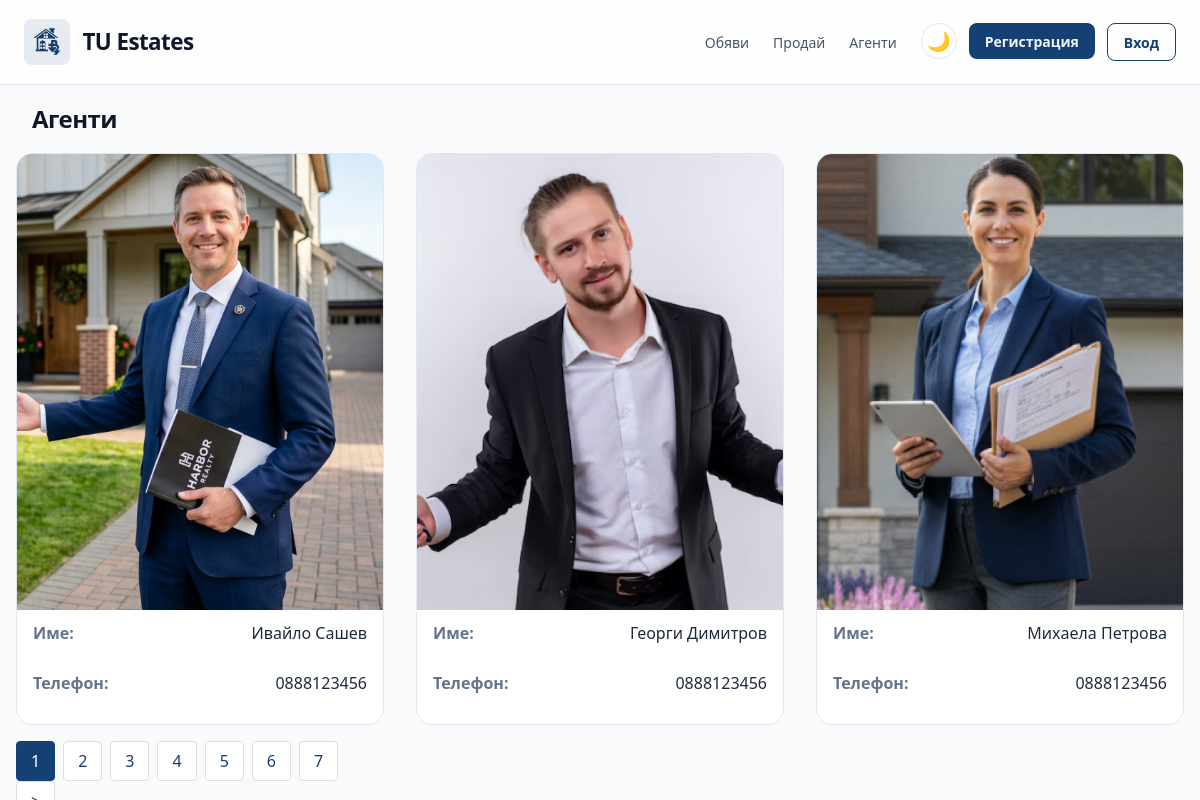
Page /index.php?action=agents on the committed database.
### tables this page shows
CREATE TABLE
    IF NOT EXISTS users (
        id INT AUTO_INCREMENT PRIMARY KEY,
        username VARCHAR(255) NOT NULL,
        email VARCHAR(255) NOT NULL UNIQUE,
        phone VARCHAR(50) NULL,
        image VARCHAR(255) NULL,
        description TEXT NULL,
        password VARCHAR(255) NOT NULL,
        user_type_id INT NOT NULL,
        FOREIGN KEY (user_type_id) REFERENCES user_types (id)
    );

### src/controllers/UserController.php (called while the page is built, shortened)
<?php
class UserController
{
    public static function getAllAgents(): array
    {
        $pdo = Database::getInstance();
        $agents = [];
        try {
            $stmt = $pdo -> query("
            SELECT id, username, email, password, user_type_id, phone, image, description
            FROM users
            Where user_type_id = 2
            ");
            while ($row = $stmt -> fetch(PDO::FETCH_ASSOC)) {
                $agents[] = new User(
                    $row['id'],
                    $row['username'],
                    $row['email'],
                    $row['password'],
                    $row['user_type_id'],
                    $row['phone'] ?? null,
                    $row['image'] ?? null,
                    $row['description'] ?? null
                );
            }
        } catch (PDOException $e) {
            die('Error fetching agents: '. $e->getMessage());
        }
        return $agents;
    }
}

### src/models/User.php (called while the page is built, shortened)
<?php
class User
{
    private int $id;
    private string $username;
    private ?string $phone;
    private ?string $image;
    public function __construct(  int $id,
        string $username,
        string $email,
        string $password,
        int $userType,
        ?string $phone = null,
        ?string $image = null,
        ?string $description = null)
    {
        $this->id = $id;
        $this->username = $username;
        $this->phone = $phone;
        $this->image = $image;
    }
    public function getId(): int
    {
        return $this->id;
    }
    public function getUsername(): string
    {
        return $this->username;
    }
     public function getPhone(): string
    {
        return $this->phone;
    }
    public function getImage(): string
    {
        return $this->image;
    }
}

### src/controllers/EstateController.php (called while the page is built, shortened)
<?php
class EstateController
{
    public static function getAllEstates(): array
    {
        $db = Database::getInstance();
        $query = "
            SELECT
                e.id,
                c.city_name_bg AS city_name,
                n.neighborhood_name_bg AS neighborhood_name,
                e.estate_address,
                et.type_name AS estate_type,
                e.rooms, e.area, e.floor,
                e.exposure_type,
                e.description,
                lt.type_name AS listing_type,
                e.price,
                u.username AS owner_name,
                e.creation_date,
                e.expiration_date,
                s.status_name,(
            SELECT ei.image_path
            FROM estate_images ei
            WHERE ei.estate_id = e.id
            AND ei.is_primary = 1
            LIMIT 1
        ) AS primary_image
            FROM estates e
            LEFT JOIN cities c ON e.city_id=c.id
            LEFT JOIN neighborhoods n ON e.neighborhood_id=n.id
            LEFT JOIN estate_types et ON e.estate_type_id=et.id
            LEFT JOIN listing_types lt ON e.listing_type_id=lt.id
            LEFT JOIN users u ON e.owner_id=u.id
            LEFT JOIN estate_status s ON e.status_id=s.id
        ";
        $stmt = $db->prepare($query);
        $stmt->execute();
        return $stmt->fetchAll(PDO::FETCH_OBJ);
    }
}

### src/views/agent.php (the view, shortened to what this page needs)
<!DOCTYPE html>
<html lang="bg">
<head>
    <link rel="stylesheet" href="style.css">
</head>
<body>
    <div class="main_wrapper">
        <header>
            <div class="logo">
                <a class="logo_group" href="index.php?action=homepage">
                    <picture>
                        <img class="icon_box theme_light_img" src="images/broker_logo_light.png" alt="TU Brokers Logo">
                    </picture>
                    <h1 class="heading_primary">TU Estates</h1>
                </a>
            </div>
            <div class="nav_wrapper">
                <div class="nav_container">
                    <nav class="nav_links">
                        <a class="nav_link" href="index.php?action=buy_rent">Обяви</a>
                        <a class="nav_link" href="index.php?action=sell">Продай</a>
                        <a class="nav_link" href="index.php?action=agents">Агенти</a>
                    </nav>
                    <div class="sing_in_btns">
                        <button id="theme-toggle" class="btn_secondary" style="padding: 0; width: 36px; height: 36px; border-radius: 50%; font-size: 1.2rem; display: flex; align-items: center; justify-content: center; border: 1px solid var(--border-light); cursor: pointer; background: transparent;">
                        </button>
                        <?php
                        if (isset($_SESSION['user_id'])) {
                            echo '<a href="index.php?action=profile" class="btn_primary">Профил</a>';
                            echo '<a href="index.php?action=logout" class="btn_secondary">Изход</a>';
                        } else {
                            echo '<a href="index.php?action=register" class="btn_primary">Регистрация</a>';
                            echo '<a href="index.php?action=login" class="btn_secondary">Вход</a>';
                        }
                        ?>
                    </div>
                </div>
            </div>
        </header>
        <section class="agent_content_section">
            <div class="container_center">
                <div class="agent_header">
                    <h2 class="section_title">Агенти</h2>
                </div>
                <div class="agents_grid">
                    <?php foreach ($agents as $agent): ?>
                        <a class="agent_card" href="index.php?action=agent_profile&id=<?= $agent->getId(); ?>" style="text-decoration:none; color:inherit;">
                            <img class="agent_image"
                                src="<?= !empty($agent->getImage()) ? htmlspecialchars($agent->getImage()) : 'images/base_broker.png'; ?>"
                                alt="<?= htmlspecialchars($agent->getUsername()); ?>">
                            <div class="agent-info-row">
                                <div class="agent_label">Име:</div>
                                <div class="agent_data"><?= htmlspecialchars($agent->getUsername()); ?></div>
                            </div>
                            <div class="agent-info-row">
                                <div class="agent_label">Телефон:</div>
                                <div class="agent_data"><?= htmlspecialchars($agent->getPhone()); ?></div>
                            </div>
                        </a>
                    <?php endforeach; ?>
                </div>
                <?php
                $is_mobile = is_numeric(strpos(strtolower($_SERVER['HTTP_USER_AGENT']), "mobile"));
                $all_estates = App\Controllers\EstateController::getAllEstates();
                $total_items = count($all_estates);
                if ($is_mobile) {
                    $items_per_page = $total_items > 0 ? $total_items : 1;
                    $current_page = 1;
                } else {
                    $items_per_page = 3;
                    $current_page = isset($_GET['page']) ? (int)$_GET['page'] : 1;
                }
                $total_pages = ceil($total_items / $items_per_page);
                ?>
                <div class="page_numbers">
                    <?php for ($i = 1; $i <= $total_pages; $i++): ?>
                        <a href="index.php?action=<?php echo $current_action; ?>&page=<?php echo $i; ?>"
                            class="page_link <?php echo ($i == $current_page) ? 'active' : ''; ?>">
                            <?php echo $i; ?>
                        </a>
                    <?php endfor; ?>
                </div>
                <?php if ($current_page < $total_pages): ?>
                    <div class="page_numbers">
                        <a href="index.php?action=<?php echo $current_action; ?>&page=<?php echo $current_page + 1; ?>" class="page_link">></a>
                    </div>
                <?php endif; ?>
            </div>
        </section>
    </div>
</body>

### public/style/base.css (style rules this page uses)
:root { --tu_blue_primary: #154073; --tu_blue_primary_rgb: 21, 64, 115; --tu_logo_bg_dark: rgba(21, 64, 115, 0.2); --header-bg-light: rgba(255, 255, 255, 0.9); --header-bg-dark: rgba(15, 23, 42, 0.9); --border-light: #e2e8f0; --border-dark: #1e293b; --bg-light: #f8fafc; --bg-dark: #1e293b; --text-light: #0f172a; --text-dark: #f1f5f9; --search-dark: #1e293b; --search-light: #f8fafc; --par-light: #475569; --par-dark: #94a3b8; --btn-hover: #1a4f8d; }
body { height: 100vh; width: 100%; display: flex; flex-direction: column; font-family: "Display Font", system-ui, sans-serif; -webkit-font-smoothing: antialiased; background-color: var(--bg-light); color: var(--text-light); margin: 0; }
.main_wrapper { position: relative; display: flex; flex-direction: column; min-height: 100vh; width: 100%; flex-shrink: 0; }

### public/style/buttons.css (style rules this page uses)
.btn_primary { display: flex; align-items: center; justify-content: center; height: 2.25rem; padding-left: 1rem; padding-right: 1rem; border-radius: 0.5rem; border: none; font-size: 0.875rem; font-weight: 700; color: var(--text-dark); cursor: pointer; background-color: var(--tu_blue_primary); box-shadow: 0 1px 2px 0 rgba(0, 0, 0, 0.05); transition: background-color 0.5s cubic-bezier(0.4, 0, 0.2, 1), transform 0.3s cubic-bezier(0.34, 1.56, 0.64, 1), box-shadow 0.4s ease; }
.btn_secondary { display: flex; align-items: center; justify-content: center; height: 2.25rem; padding-left: 1rem; padding-right: 1rem; border-radius: 0.5rem; font-size: 0.875rem; font-weight: 700; cursor: pointer; color: var(--tu_blue_primary); background-color: transparent; border: 1px solid var(--tu_blue_primary); transition: background-color 0.4s, color 0.4s; }
.page_link { padding: 8px 15px; border: 1px solid var(--border-light); border-radius: 5px; text-decoration: none; color: var(--text-main); transition: all 0.3s; }
.page_link.active { background-color: var(--tu_blue_primary); color: white; border-color: var(--tu_blue_primary); }

### public/style/header.css (style rules this page uses)
header { position: sticky; top: 0; z-index: 1001; height: 60px; display: flex; align-items: center; justify-content: flex-start; gap: 2rem; flex-shrink: 0; white-space: nowrap; padding: 0.75rem 1.5rem; background-color: var(--header-bg-light); border-bottom: 1px solid var(--border-light); }
.logo { display: flex; align-items: center; gap: 2rem; }
.logo_group { display: flex; align-items: center; gap: 0.75rem; color: var(--text-light); text-decoration: none; }
.icon_box { padding: 0.2rem; display: flex; align-items: center; justify-content: center; font-size: 28px; width: 2.5rem; height: 2.5rem; border-radius: 0.5rem; background-color: rgba(var(--tu_blue_primary_rgb), 0.1); color: rgb(var(--tu_blue_primary_rgb)); }
.heading_primary { font-size: 1.4rem; font-weight: 700; line-height: 1.25; letter-spacing: -0.025em; color: var(--text-light); }
.nav_container { display: none; }
.sing_in_btns { display: flex; gap: 0.75rem; }
.nav_links { display: none; }
.sing_in_btns a { text-decoration: none; }
.nav_link { font-size: 0.875rem; font-weight: 500; color: var(--par-light); text-decoration: none; cursor: pointer; transition: all 0.3s cubic-bezier(0.4, 0, 0.2, 1); }
.nav_wrapper { display: flex; justify-content: flex-end; margin-left: auto; width: 70%; }
@media (min-width: 1024px) { .nav_container { display: flex; justify-content: flex-end; align-items: center; gap: 1.5rem; width: 100%; } }
@media (min-width: 1024px) { .nav_links { display: flex; align-items: center; gap: 1.5rem; } }

### rows in the picture
users: image (picture), username "Ивайло Сашев", phone "0888123456"
users: image (picture), username "Георги Димитров", phone "0888123456"
users: image (picture), username "Михаела Петрова", phone "0888123456"
